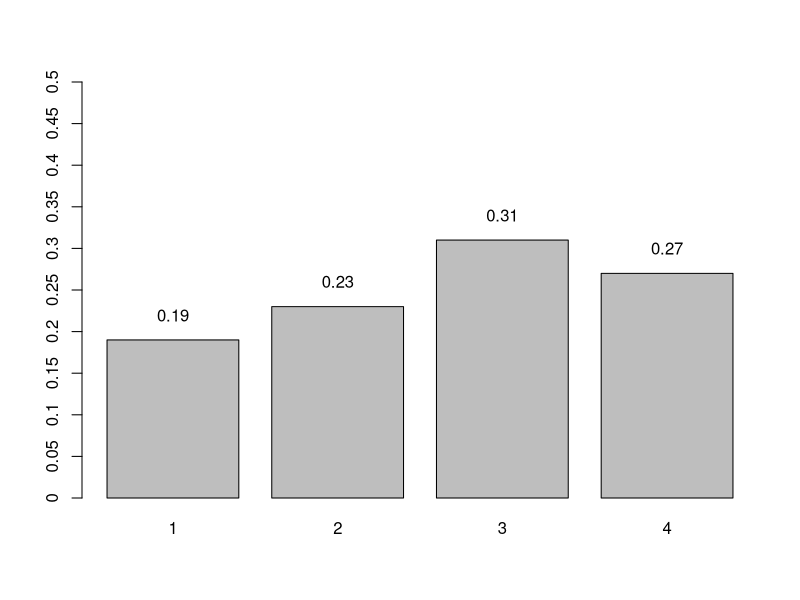

Reproduce this figure in R. (Note: this script raises an error after producing the figure.)
library(tibble)
df <- data_frame(month=as.character(1:4), Freq=c(.19,.23,.31,.27))
p<-barplot(df$Freq, ylim=c(0,.5), names.arg = df$month, space=0.25, axes=F)
xval = seq(0, .5, .05)
axis(side = 2, at = xval, labels = FALSE, xpd=T)
axis(side = 2, at = xval, tick = FALSE, labels = xval, xpd=T)
text(p, df$Freq+.03, labels=df$Freq, xpd=TRUE)
ggtitle("P(X=x)")
